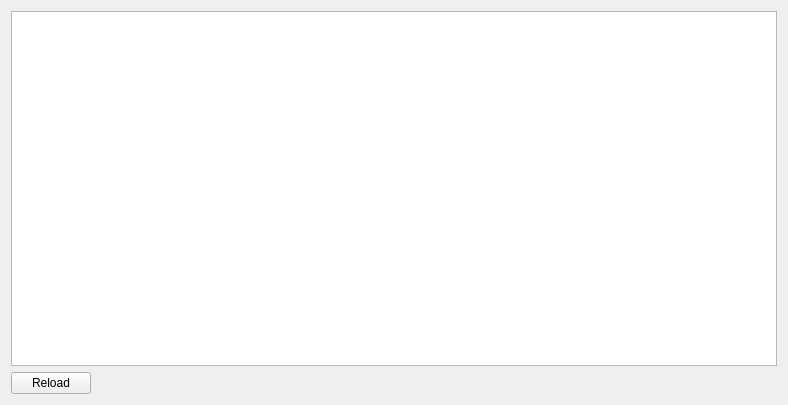
<?xml version="1.0" encoding="UTF-8"?>
<ui version="4.0">
 <class>ScriptEditor</class>
 <widget class="QWidget" name="ScriptEditor">
  <property name="geometry">
   <rect>
    <x>0</x>
    <y>0</y>
    <width>788</width>
    <height>405</height>
   </rect>
  </property>
  <property name="contextMenuPolicy">
   <enum>Qt::NoContextMenu</enum>
  </property>
  <property name="windowTitle">
   <string>Script Editor</string>
  </property>
  <layout class="QVBoxLayout" name="verticalLayout_2">
   <item>
    <layout class="QVBoxLayout" name="verticalLayout">
     <item>
      <widget class="QPlainTextEdit" name="plainTextEdit"/>
     </item>
     <item>
      <layout class="QHBoxLayout" name="horizontalLayout">
       <item>
        <widget class="QPushButton" name="updateButton">
         <property name="toolTip">
          <string>Reload script in main application</string>
         </property>
         <property name="text">
          <string>Reload</string>
         </property>
        </widget>
       </item>
       <item>
        <spacer name="horizontalSpacer">
         <property name="orientation">
          <enum>Qt::Horizontal</enum>
         </property>
         <property name="sizeHint" stdset="0">
          <size>
           <width>40</width>
           <height>20</height>
          </size>
         </property>
        </spacer>
       </item>
      </layout>
     </item>
    </layout>
   </item>
  </layout>
 </widget>
 <resources/>
 <connections/>
</ui>
